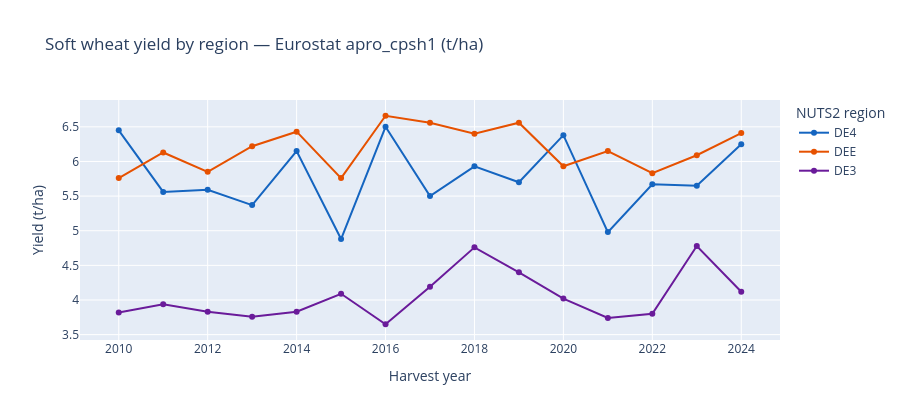

Notebook code for this chart:
### Markdown cell above
...

Using synthetic yield stub (offline)

### Code cell
# Visualise yield time series per region
import plotly.express as px

fig = px.line(
    yields_eu,
    x="year",
    y="yield_t_ha",
    color="region",
    markers=True,
    title="Soft wheat yield by region — Eurostat apro_cpsh1 (t/ha)",
    labels={"yield_t_ha": "Yield (t/ha)", "year": "Harvest year"},
    color_discrete_map={"DE4": "#1565C0", "DEE": "#E65100", "DE3": "#6A1B9A"},
)
fig.update_layout(height=420, legend_title_text="NUTS2 region")
fig.show()

# Note: Berlin (DE3) is expected to be low / volatile - it's mostly urban, minimal cropland.
# In real-data mode this NUTS2 would be excluded and replaced with actual crop districts.

### Figure 1 — Plotly figure (JSON) as saved in the notebook; plotly's stock layout.template omitted (floating-point values rounded to 4 significant figures)
{"data": [{"hovertemplate": "region=DE4<br>Harvest year=%{x}<br>Yield (t/ha)=%{y}<extra></extra>", "legendgroup": "DE4", "line": {"color": "#1565C0", "dash": "solid"}, "marker": {"symbol": "circle"}, "mode": "lines+markers", "name": "DE4", "orientation": "v", "showlegend": true, "type": "scatter", "x": [2010, 2011, 2012, 2013, 2014, 2015, 2016, 2017, 2018, 2019, 2020, 2021, 2022, 2023, 2024], "xaxis": "x", "y": [6.45, 5.56, 5.59, 5.37, 6.15, 4.88, 6.5, 5.5, 5.93, 5.7, 6.38, 4.98, 5.67, 5.65, 6.25], "yaxis": "y"}, {"hovertemplate": "region=DEE<br>Harvest year=%{x}<br>Yield (t/ha)=%{y}<extra></extra>", "legendgroup": "DEE", "line": {"color": "#E65100", "dash": "solid"}, "marker": {"symbol": "circle"}, "mode": "lines+markers", "name": "DEE", "orientation": "v", "showlegend": true, "type": "scatter", "x": [2010, 2011, 2012, 2013, 2014, 2015, 2016, 2017, 2018, 2019, 2020, 2021, 2022, 2023, 2024], "xaxis": "x", "y": [5.76, 6.13, 5.85, 6.22, 6.43, 5.76, 6.66, 6.56, 6.4, 6.56, 5.93, 6.15, 5.83, 6.09, 6.41], "yaxis": "y"}, {"hovertemplate": "region=DE3<br>Harvest year=%{x}<br>Yield (t/ha)=%{y}<extra></extra>", "legendgroup": "DE3", "line": {"color": "#6A1B9A", "dash": "solid"}, "marker": {"symbol": "circle"}, "mode": "lines+markers", "name": "DE3", "orientation": "v", "showlegend": true, "type": "scatter", "x": [2010, 2011, 2012, 2013, 2014, 2015, 2016, 2017, 2018, 2019, 2020, 2021, 2022, 2023, 2024], "xaxis": "x", "y": [3.82, 3.94, 3.83, 3.76, 3.83, 4.09, 3.65, 4.19, 4.76, 4.4, 4.02, 3.74, 3.8, 4.78, 4.12], "yaxis": "y"}], "layout": {"height": 420, "legend": {"title": {"text": "NUTS2 region"}, "tracegroupgap": 0}, "title": {"text": "Soft wheat yield by region — Eurostat apro_cpsh1 (t/ha)"}, "xaxis": {"anchor": "y", "domain": [0, 1], "title": {"text": "Harvest year"}}, "yaxis": {"anchor": "x", "domain": [0, 1], "title": {"text": "Yield (t/ha)"}}}}
